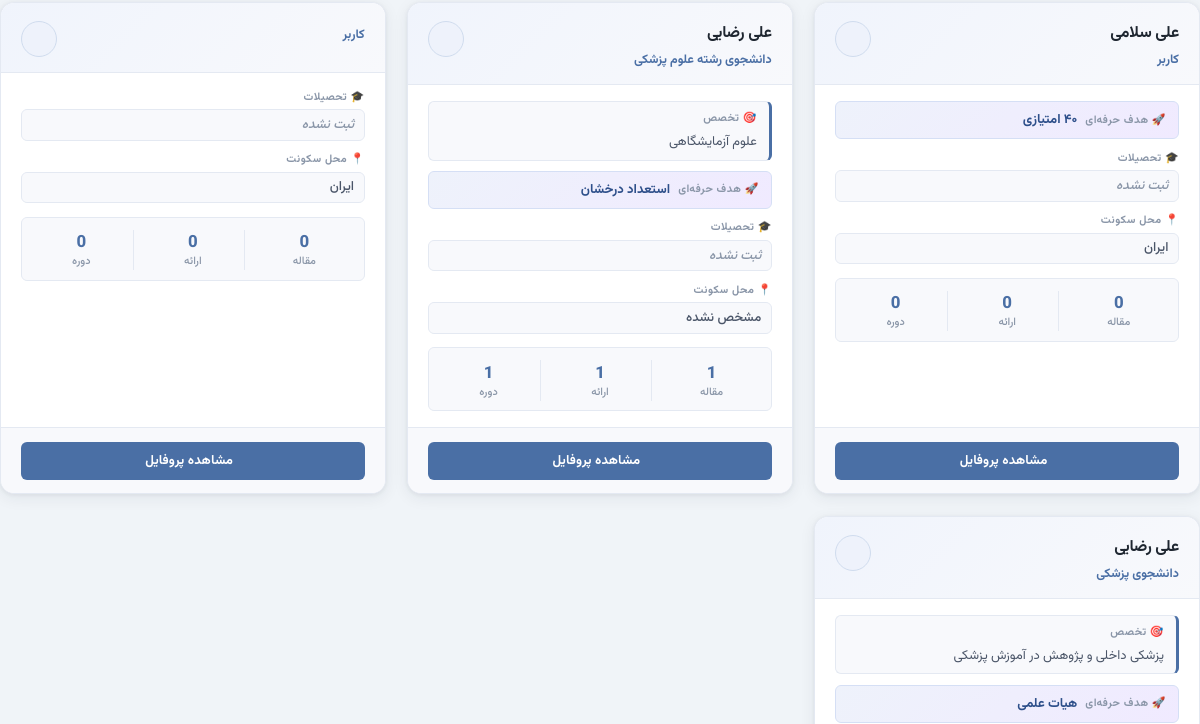
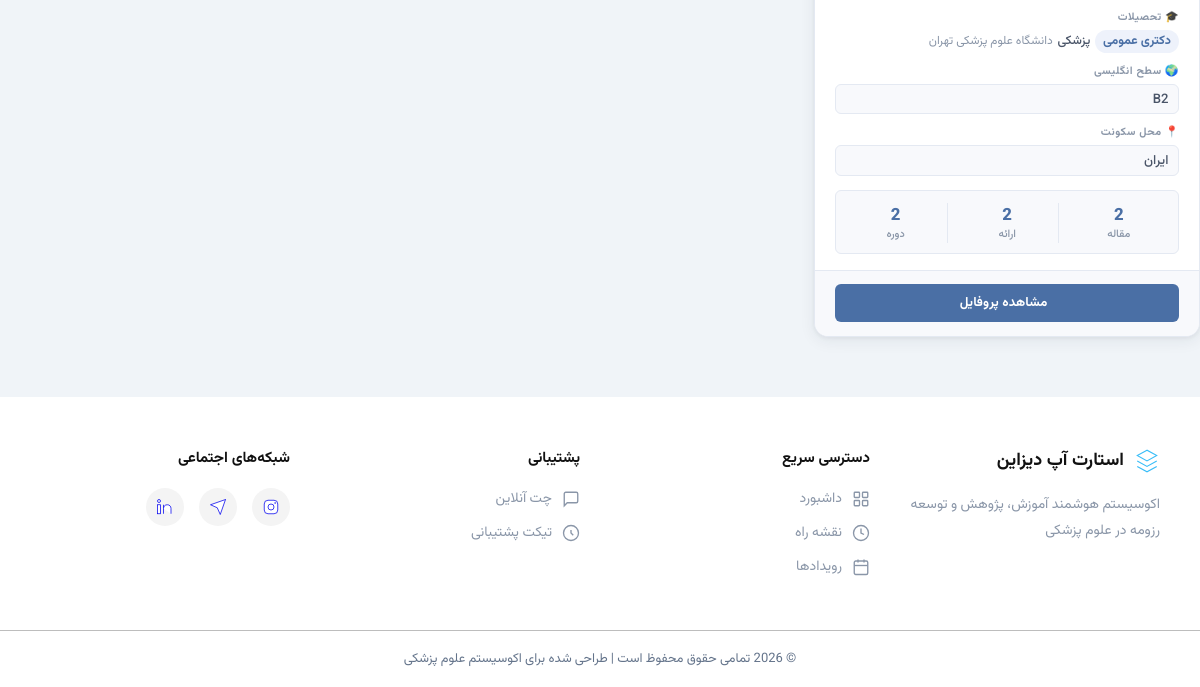
/networking/list/ (lower part), run on an earlier commit of the app's database (2 pictures, top to bottom).
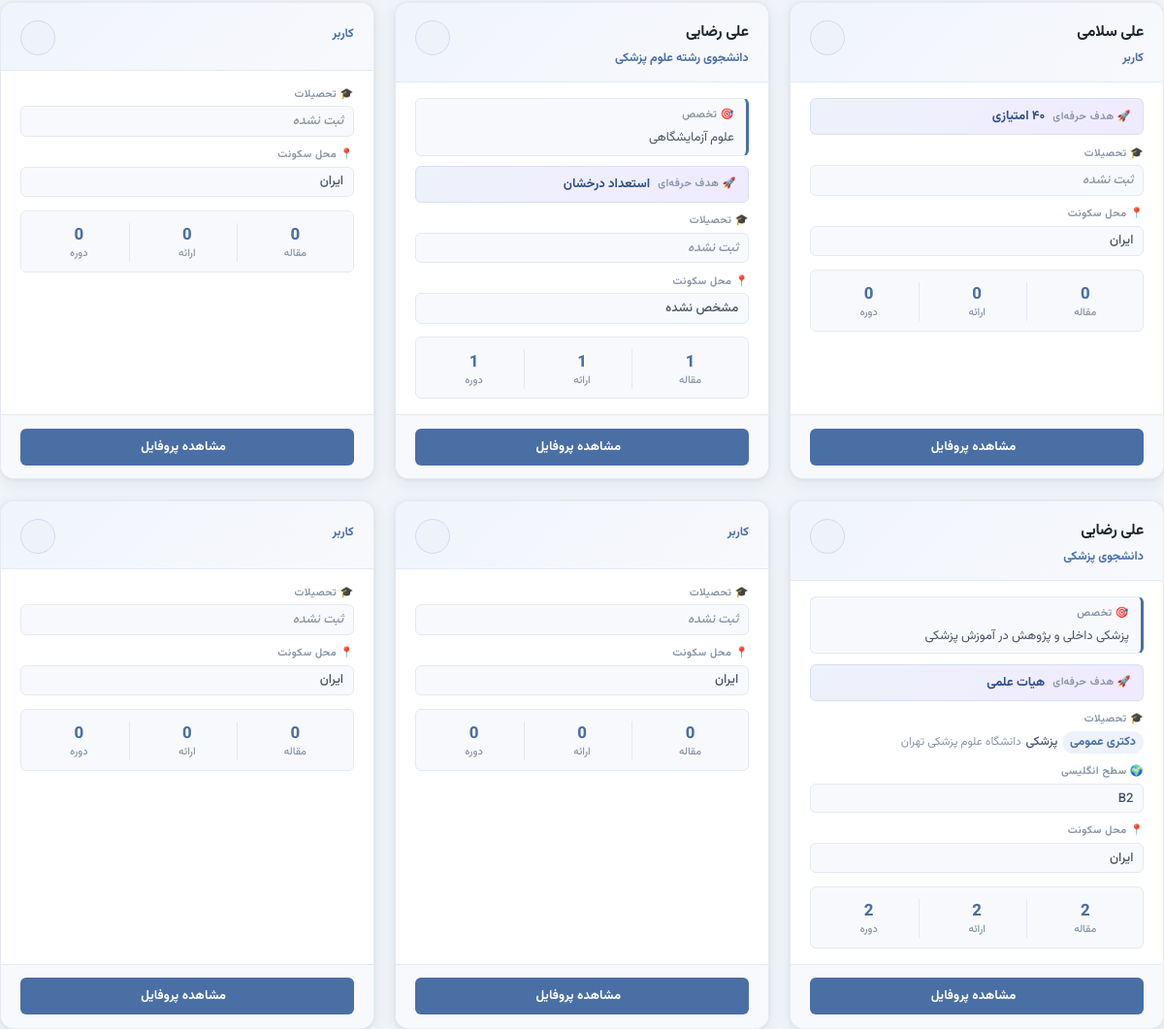
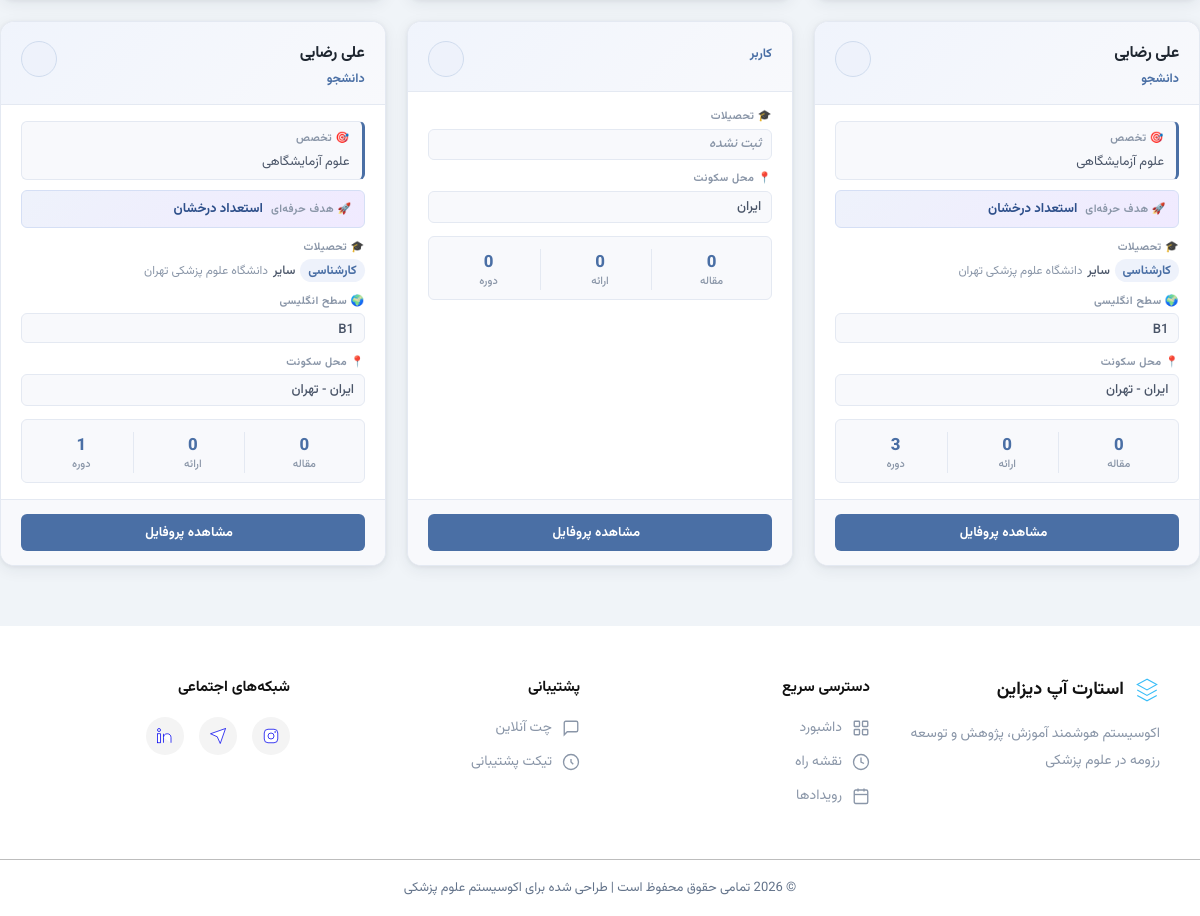
And on a later commit of the database (2 pictures, top to bottom).
### accounts/models.py (models this page shows, shortened)
class Profile(models.Model):
    GENDER_CHOICES = [('مرد', 'مرد'), ('زن', 'زن')]
    MARITAL_CHOICES = [('مجرد', 'مجرد'), ('متأهل', 'متأهل')]
    MILITARY_CHOICES = [
        ('', 'مربوط نیست'),
        ('معاف', 'معاف'),
        ('طرح پزشکی', 'طرح پزشکی'),
        ('سرباز', 'سرباز'),
        ('پایان خدمت', 'پایان خدمت'),
    ]
    SERVICE_PLAN_CHOICES = [
        ('', 'انتخاب کنید'),
        ('مشمول نیستم', 'مشمول نیستم'),
        ('در حال گذراندن', 'در حال گذراندن'),
        ('پایان یافته', 'پایان یافته'),
    ]
    PROPOSAL_STATUS_CHOICES = [
        ('', 'انتخاب کنید'),
        ('همه در جریان', 'همه در جریان'),
        ('همه خاتمه‌یافته', 'همه خاتمه‌یافته'),
        ('ترکیبی', 'ترکیبی (برخی در جریان، برخی خاتمه‌یافته)'),
    ]
    ENGLISH_LEVEL_CHOICES = [
        ('', 'انتخاب کنید'),
        ('A1', 'A1'), ('A2', 'A2'),
        ('B1', 'B1'), ('B2', 'B2'),
        ('C1', 'C1'), ('C2', 'C2'),
    ]
    GOAL_CHOICES = [
        ('استعداد درخشان', 'استعداد درخشان'),
        ('۴۰ امتیازی', '۴۰ امتیازی'),
        ('هیات علمی', 'هیات علمی'),
        ('ریسرچ پوزیشن / فلوشیپ خارج', 'ریسرچ پوزیشن / فلوشیپ خارج'),
    ]
    user = models.OneToOneField(User, on_delete=models.CASCADE, related_name='profile')
    first_name = models.CharField('نام', max_length=100)
    last_name = models.CharField('نام خانوادگی', max_length=100)
    gender = models.CharField('جنسیت', max_length=10, choices=GENDER_CHOICES)
    marital_status = models.CharField('وضعیت تأهل', max_length=10, choices=MARITAL_CHOICES, blank=True)
    military_status = models.CharField('وضعیت سربازی', max_length=20, choices=MILITARY_CHOICES, blank=True)
    job_title = models.CharField('عنوان شغلی', max_length=150, blank=True)
    birth_date = models.CharField('تاریخ تولد', max_length=20)
    country = models.CharField('کشور', max_length=100, blank=True, default='ایران')
    city = models.CharField('استان / شهر محل سکونت', max_length=100, blank=True)
    phone = models.CharField('شماره موبایل', max_length=20)
    email = models.EmailField('ایمیل', blank=True)
    website = models.URLField('وب‌سایت شخصی', blank=True)
    national_id = models.CharField('کد ملی / شماره پاسپورت', max_length=20, blank=True)
    orcid = models.CharField('شناسه ORCID', max_length=20, blank=True)
    proposal_count = models.PositiveSmallIntegerField('تعداد پروپوزال‌ها', null=True, blank=True)
    proposal_status = models.CharField('وضعیت پروپوزال‌ها', max_length=50, choices=PROPOSAL_STATUS_CHOICES, blank=True)
    software_skills = models.TextField('مهارت‌های نرم‌افزاری', blank=True)
    writing_skills = models.TextField('مهارت‌های نگارشی', blank=True)
    clinical_certs = models.TextField('گواهینامه‌های مهارتی', blank=True)
    clinical_exp = models.TextField('سوابق کار دانشجویی و بالینی', blank=True)
    procedures = models.TextField('مهارت‌های پروسیجرال', blank=True)
    native_lang = models.CharField('زبان مادری', max_length=50, default='فارسی')
    english_level = models.CharField('سطح زبان انگلیسی', max_length=5, choices=ENGLISH_LEVEL_CHOICES, blank=True)
    lang_cert = models.TextField('مدرک زبان انگلیسی', blank=True)
    other_langs = models.TextField('سایر زبان‌ها', blank=True)
    extracurricular = models.TextField('فعالیت‌های فوق برنامه', blank=True)
    goal = models.CharField('هدف نهایی حرفه‌ای', max_length=50, choices=GOAL_CHOICES)
    specialty = models.CharField('حوزه تخصصی', max_length=200, blank=True)
    goal_notes = models.TextField('توضیحات اهداف', blank=True)
    service_plan = models.CharField('وضعیت طرح نیروی انسانی', max_length=30, choices=SERVICE_PLAN_CHOICES, blank=True)
    raw_text = models.TextField('متن خام پروفایل', blank=True)
    created_at = models.DateTimeField(auto_now_add=True)
    updated_at = models.DateTimeField(auto_now=True)
    class Meta:
        verbose_name = 'پروفایل'
        verbose_name_plural = 'پروفایل‌ها'

class Education(models.Model):
    FIELD_CHOICES = [
        ('پزشکی', 'پزشکی'), ('دندان‌پزشکی', 'دندان‌پزشکی'),
        ('داروسازی', 'داروسازی'), ('پرستاری', 'پرستاری'),
        ('فیزیوتراپی', 'فیزیوتراپی'), ('سایر', 'سایر'),
    ]
    DEGREE_CHOICES = [
        ('کارشناسی', 'کارشناسی'), ('کارشناسی ارشد', 'کارشناسی ارشد'),
        ('دکتری عمومی', 'دکتری عمومی'), ('دکتری تخصصی', 'دکتری تخصصی'),
    ]
    UNI_TYPE_CHOICES = [('تیپ ۱', 'تیپ ۱'), ('تیپ ۲', 'تیپ ۲'), ('تیپ ۳', 'تیپ ۳')]
    STAGE_CHOICES = [
        ('علوم پایه', 'علوم پایه'), ('فیزیوپات', 'فیزیوپات'),
        ('استاژری', 'استاژری'), ('اینترنی', 'اینترنی'),
        ('فارغ‌التحصیل', 'فارغ‌التحصیل'),
    ]
    profile = models.ForeignKey(Profile, on_delete=models.CASCADE, related_name='educations')
    field = models.CharField('رشته تحصیلی', max_length=30, choices=FIELD_CHOICES)
    degree = models.CharField('مقطع تحصیلی', max_length=20, choices=DEGREE_CHOICES)
    university = models.CharField('دانشگاه', max_length=200, blank=True)
    uni_type = models.CharField('تیپ دانشگاه', max_length=10, choices=UNI_TYPE_CHOICES, blank=True)
    start_date = models.CharField('تاریخ شروع', max_length=20, blank=True)
    end_date = models.CharField('تاریخ پایان', max_length=50, blank=True)
    stage = models.CharField('مرحله تحصیلی', max_length=20, choices=STAGE_CHOICES, blank=True)
    current_term = models.PositiveSmallIntegerField(
        'ترم فعلی', null=True, blank=True,
        validators=[MinValueValidator(1), MaxValueValidator(20)]
    )
    remaining_terms = models.PositiveSmallIntegerField(
        'ترم‌های باقیمانده', null=True, blank=True,
        validators=[MaxValueValidator(20)]
    )
    gpa = models.DecimalField(
        'معدل', max_digits=4, decimal_places=2, null=True, blank=True,
        validators=[MinValueValidator(0), MaxValueValidator(20)]
    )
    class Meta:
        verbose_name = 'تحصیلات'
        verbose_name_plural = 'تحصیلات'
        ordering = ['start_date']

### networking/views.py (the view, shortened to what this page needs)
# urls.py: path('list/', views.networking_list, name='networking_list'),
def networking_list(request):
    profiles = Profile.objects.all().select_related('user')
    form = ProfileSearchFilterForm(request.GET)
    search_query = request.GET.get('search', '')
    goal = request.GET.get('goal', '')
    if goal:
        profiles = profiles.filter(goal=goal)
    english_level = request.GET.get('english_level', '')
    if english_level:
        profiles = profiles.filter(english_level=english_level)
    gender = request.GET.get('gender', '')
    if gender:
        profiles = profiles.filter(gender=gender)
    country = request.GET.get('country', '')
    if country:
        profiles = profiles.filter(country__icontains=country)
    military_status = request.GET.get('military_status', '')
    if military_status:
        profiles = profiles.filter(military_status=military_status)
    paginator = Paginator(profiles, 12)  # 12 پروفایل در هر صفحه
    page_number = request.GET.get('page')
    page_obj = paginator.get_page(page_number)
    context = {
        'page_obj': page_obj,
        'profiles': page_obj.object_list,
        'form': form,
        'search_query': search_query,
    }
    return render(request, 'networking/networking_list.html', context)

### templates/networking/networking_list.html (shortened to what this page needs)
{% extends 'base.html' %}
{% load static %}
{% block content %}
<div class="container py-5">
    <div class="nw-grid">
        {% for profile in profiles %}
        <div class="nw-card">
            <div class="nw-card-header">
                <div class="nw-card-header-info">
                    <h5 class="nw-card-name">
                        {{ profile.first_name }} {{ profile.last_name }}
                    </h5>
                    <p class="nw-card-title">
                        {{ profile.job_title|default:"کاربر" }}
                    </p>
                </div>
                <div class="nw-card-gender">
                </div>
            </div>
            <div class="nw-card-body">
                {% if profile.specialty %}
                <div class="nw-specialty-box">
                    <span class="nw-specialty-label">🎯 تخصص</span>
                    <p class="nw-specialty-text">{{ profile.specialty|truncatechars:80 }}</p>
                </div>
                {% endif %}
                {% if profile.goal %}
                <div class="nw-goal-box">
                    <span class="nw-goal-label">🚀 هدف حرفه‌ای</span>
                    <p class="nw-goal-text">{{ profile.get_goal_display }}</p>
                </div>
                {% endif %}
                <div class="nw-info-item">
                    <span class="nw-info-label">🎓 تحصیلات</span>
                    {% with edu=profile.educations.first %}
                        {% if edu %}
                        <div class="nw-edu-item">
                            <span class="nw-edu-degree">{{ edu.degree }}</span>
                            <span class="nw-edu-field">{{ edu.field }}</span>
                            {% if edu.university %}
                                <span class="nw-edu-uni">{{ edu.university }}</span>
                            {% endif %}
                        </div>
                        {% else %}
                        <div class="nw-info-value muted">ثبت نشده</div>
                        {% endif %}
                    {% endwith %}
                </div>
                {% if profile.english_level %}
                <div class="nw-info-item">
                    <span class="nw-info-label">🌍 سطح انگلیسی</span>
                    <div class="nw-info-value">{{ profile.english_level }}</div>
                </div>
                {% endif %}
                <div class="nw-info-item">
                    <span class="nw-info-label">📍 محل سکونت</span>
                    <div class="nw-info-value">
                        {% if profile.country %}
                            {{ profile.country }}
                            {% if profile.city %} - {{ profile.city }}{% endif %}
                        {% else %}
                            <span class="muted">مشخص نشده</span>
                        {% endif %}
                    </div>
                </div>
                <div class="nw-stats-row">
                    <div class="nw-stat">
                        <span class="nw-stat-value">{{ profile.articles.count }}</span>
                        <span class="nw-stat-label">مقاله</span>
                    </div>
                    <div class="nw-stat">
                        <span class="nw-stat-value">{{ profile.presentations.count }}</span>
                        <span class="nw-stat-label">ارائه</span>
                    </div>
                    <div class="nw-stat">
                        <span class="nw-stat-value">{{ profile.training_courses.count }}</span>
                        <span class="nw-stat-label">دوره</span>
                    </div>
                </div>
            </div>
            <div class="nw-card-footer">
                <a href="{% url 'networking:profile_detail' profile.pk %}" class="nw-btn-view">
                     مشاهده پروفایل
                </a>
            </div>
        </div>
        {% endfor %}
    </div>
</div>
{% endblock %}

What changed in the data, as far as the page shows it:
added Profile: job_title "کاربر", shows "ثبت نشده", country "ایران", articles.count "0", presentations.count "0", training_courses.count "0"
added Profile: job_title "کاربر", shows "ثبت نشده", country "ایران", articles.count "0", presentations.count "0", training_courses.count "0"
added Profile: first_name "علی", last_name "رضایی", job_title "دانشجو", specialty "علوم آزمایشگاهی", goal "استعداد درخشان", educations.first.degree "کارشناسی", educations.first.field "سایر", educations.first.university "دانشگاه علوم پزشکی تهران", english_level "B1", country "ایران", city "تهران", articles.count "0", presentations.count "0", training_courses.count "3"
added Profile: job_title "کاربر", shows "ثبت نشده", country "ایران", articles.count "0", presentations.count "0", training_courses.count "0"
added Profile: first_name "علی", last_name "رضایی", job_title "دانشجو", specialty "علوم آزمایشگاهی", goal "استعداد درخشان", educations.first.degree "کارشناسی", educations.first.field "سایر", educations.first.university "دانشگاه علوم پزشکی تهران", english_level "B1", country "ایران", city "تهران", articles.count "0", presentations.count "0", training_courses.count "1"
